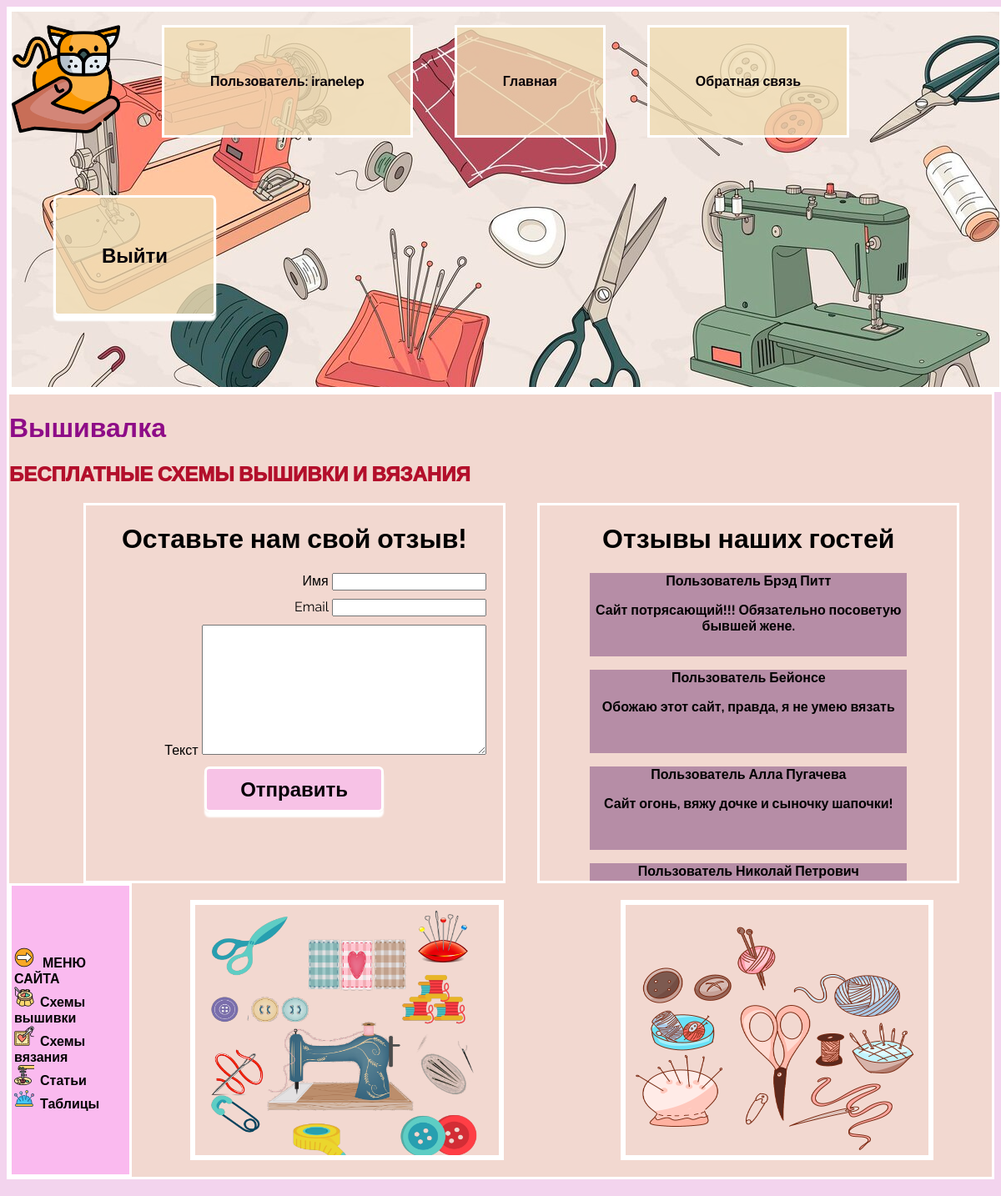
The app's page /message/ (signed in) with its own data.
### main_project/models.py (models this page shows, shortened)
class Message(models.Model):
    name = models.CharField(max_length=256, blank=True, verbose_name='Имя')
    email = models.EmailField(max_length=256, blank=True, verbose_name='Email')
    body = models.TextField(blank=True, verbose_name='Текст')
    created = models.DateTimeField(blank=True, auto_now_add=True)
    class Meta:
     verbose_name = 'Отзыв'
     verbose_name_plural = 'Отзывы'

### main_project/views.py (the view)
# urls.py: path('message/', views.message, name='message'),
def message(request):
    mess = Message.objects.all()
    form = MessageForm()
    if request.method == 'POST':
        form = MessageForm(request.POST, request.FILES)
        if form.is_valid():
            form.save()
            return redirect('message')
    context = {'form': form,
               'mess': mess}
    return render(request, 'main_project/message.html', context)# '

### main_project/forms.py
class MessageForm(ModelForm):
    class Meta:
        model = Message
        fields = ['name', 'email', 'body']

### main_project/templates/main_project/message.html (shortened to what this page needs)
{% extends 'main_project/base.html' %}
{% load static %}
{% block content %}
<div class="mess">
<div class="register_message">
<h1> Оставьте нам свой отзыв! </h1>
        <form method="POST"  enctype="multipart/form-data">
            {% for field in form %}
            <div class="form">
                <label class="mesagetext"> {{ field.label }}</label>
                {{field}}
            </div>
{% endfor %}
<button class="btn" type="submit">Отправить</button>
 </form>
            </div>
<div class="all_otz">
    <h1 class="centerh1"> Отзывы наших гостей </h1>
{% for mes in mess %}
    <div class="otzyv"><p class="otziv">Пользователь {{ mes.name }}</p>
<p class="otziv"> {{ mes.body }}</p></div>
{% endfor %}
</div>
</div>
{% endblock %}

### main_project/templates/main_project/base.html (shortened to what this page needs)
<!DOCTYPE html>
{% load static %}
<html lang="en">
<head>
    <link rel="stylesheet" href="{% static 'css/style11.css' %}">
</head>
<body>
{% if user.is_authenticated %}
<div class="menu">
    <div class="wrap1">
        <ul>
            <li><a href="{% url 'home' %}"><img src="{% static 'images/main.png' %}" class="mainpic"></a></li>
            <li ><a href="" class="main">Пользователь: {{ user.username }}</a></li>
            <li><a href="{% url 'home' %}" class="main">Главная</a></li>
            <li><a href="{% url 'message' %}" class="main">Обратная связь</a></li>
            <li >
                <form action="{% url 'logoutuser' %}" method="post">
                    <button class="main">Выйти</button>
                </form>
            </li>
        </ul>
    </div>
</div>
        {% endif %}
<div class="content">
    <h1 class="head">Вышивалка</h1>
    <h2 class="head2">
        БЕСПЛАТНЫЕ СХЕМЫ ВЫШИВКИ И ВЯЗАНИЯ
    </h2>
    {% block content %}
    {% endblock %}
    <div class="bottom">
        <table class="menutable">
            <tr>
                <td><img src="{% static 'images/menu_arr.png' %}" alt=""><a href="" class="name_table">МЕНЮ
                    САЙТА</a><br>
                                        <img src="{% static 'images/1.png' %}" alt=""><a href="{% url 'shemi_vishivki' %}" class="tabl">Схемы вышивки</a><br>
                                        <img src="{% static 'images/2.png' %}" alt=""><a href="{% url 'shemi_vyazania' %}" class="tabl">Схемы вязания</a><br>
                                        <img src="{% static 'images/4.png' %}" alt=""><a href="{% url 'article' %}" class="tabl">Статьи</a><br>
                                        <img src="{% static 'images/5.png' %}" alt=""><a href="{% url 'table_muline' %}" class="tabl">Таблицы</a><br>
                </td>
            </tr>
        </table>
        <img src="{% static 'images/first.png' %}" alt="sew" class="image">
        <img src="{% static 'images/third.png' %}" alt="sew" class="image">
    </div>
</div>
</body>
</html>

### main_project/static/css/style11.css (style rules this page uses)
body { background: rgb(243, 212, 238); font-family: 'Raleway', sans-serif; }
.head { color: rgb(142, 12, 135); text-align: left; }
.head2 { color: rgb(179, 15, 43); text-align: left; font-weight: 1000; }
.menu div { max-width: 100%; padding: 0; background-image: url('menu.jpg'); width: 100%; height: 450px; display: flex; border: 6px solid white; display: flex; flex-wrap: wrap; justify-content: center; }
.image { text-align: center; margin-bottom: 60px; border: 6px solid white; margin: 20px 70px; font-size: 30px; width: 500px; height: 300px; }
ul { list-style: none; padding: 0; display: flex; flex-wrap: wrap; font-weight: bold; margin-right: 40px; }
.main { text-decoration: none; color: #060007; border: 3px solid white; padding: 55px; margin-left: 50px; margin-bottom: 0; text-align: center; display: flex; flex-wrap: wrap; background: rgba(241, 221, 179, 0.8); }
.tabl { text-decoration: none; margin-left: 7px; font-weight: bolder; }
.menutable { border: 3px solid white; width: 200px; background: rgb(250, 186, 239); }
.name_table { margin-left: 10px; }
a { text-decoration: none; color: #000000; font-weight: bold; }
.bottom { display: flex; }
button { background: rgb(250, 186, 239, 0.7); border: 3px solid white; font-family: 'Raleway', sans-serif; color: #060007; font-weight: bold; margin-top: 0; box-shadow: 0 6px 2px #fff; border-radius: 6px; padding: 10px 40px; margin-top: 0px; font-size: 24px; cursor: pointer; }
.wrap1 { display: flex; margin: 0 auto; }
.content { border: 3px solid white; background: rgba(241, 221, 179, 0.5); margin-bottom: 20px; }
.mainpic { width: 130px; height: 130px; }
.form { margin-top: 10px; margin-bottom: 10px; margin-right: 20px; text-align: right; }
.register_message { border: 3px solid white; width: 500px; height: 450px; text-align: center; margin-left: 50px; }
.mess { display: flex; justify-content: space-evenly; }
.all_otz { border: 3px solid white; width: 500px; height: 450px; overflow-y: scroll; }
.otzyv { background: rgba(157, 110, 149, 0.7); width: 380px; height: 100px; text-align: center; justify-content: space-evenly; margin-left: 60px; }
.otziv { font-weight: bolder; color: #000000; }
.mesagetext { text-align: right; margin-top: 5px; }
.centerh1 { text-align: center; }

### records on screen
Message: name "Брэд Питт", body "Сайт потрясающий!!! Обязательно посоветую бывшей жене."
Message: name "Бейонсе", body "Обожаю этот сайт, правда, я не умею вязать"
Message: name "Алла Пугачева", body "Сайт огонь, вяжу дочке и сыночку шапочки!"
Message: name "Николай Петрович"

### other values on screen
{{ user.username }} "iranelep"
{{ field.label }} "Имя" "Email" "Текст"
